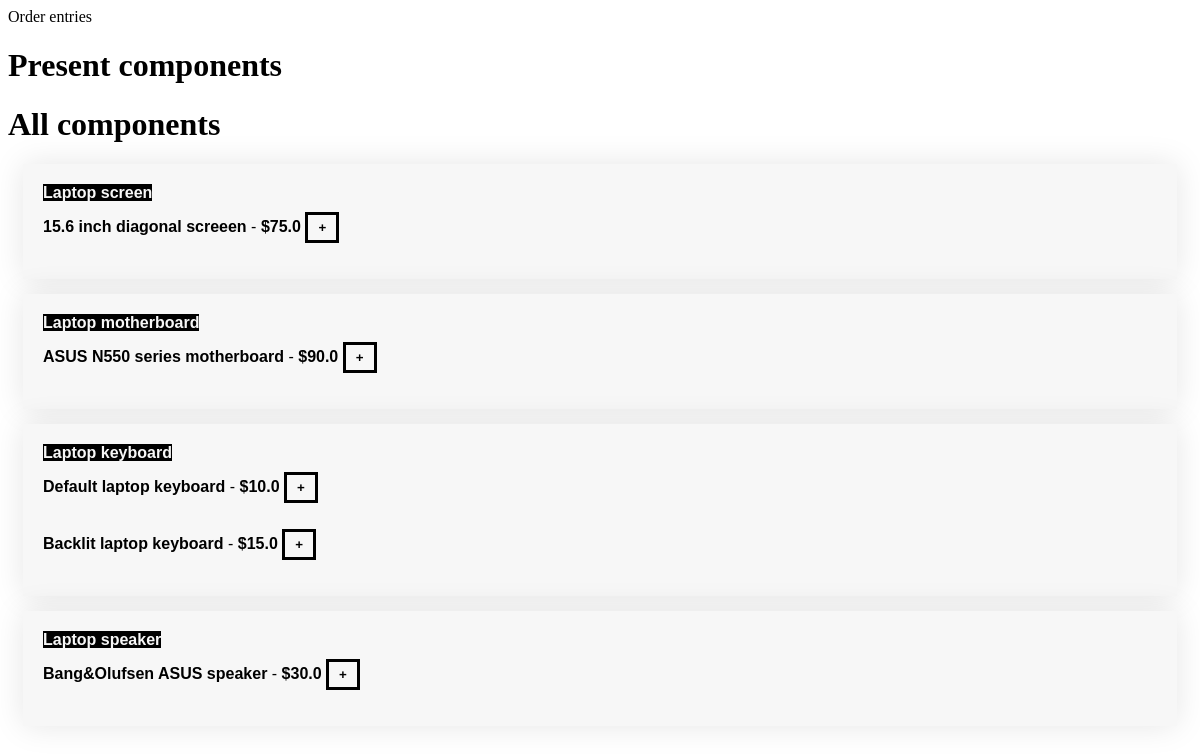
Screenshot of /master/components/ (signed in) with the database file from the repository.
### master_app/models.py (models this page shows, shortened)
class ComponentType(models.Model):
    name = models.CharField("Component name", max_length=150)
    description = models.CharField("Component description", max_length=200)
    def __str__(self):
        return self.name

class Component(models.Model):
    component_type_id = models.ForeignKey(ComponentType, on_delete=models.CASCADE)
    name = models.CharField("Component name", max_length=150)
    description = models.CharField("Component description", max_length=200)
    serial = models.CharField("Component serial number", max_length=50)
    price_in_usd = models.FloatField("Component price in USD", default=0)

### master_app/views.py (the view)
# urls.py: path('components/', views.component_list, name='component_list'),
@login_required
@user_passes_test(is_master)
def component_list(request):
    entry_id = request.POST.get('entry_id')
    component_types = ComponentType.objects.all()
    categorized_components = []
    for c_type in component_types:
        components = Component.objects.filter(component_type_id=c_type)
        categorized_components.append({
            'component_type': c_type,
            'components': components
        })
    present_components = []
    try:
        present_components = OrderEntry.objects.filter(id=entry_id).first().additional_components.all()
    except:
        pass
    return render(request, 'master_app/component_list.html',
                  {
                      'categories': categorized_components,
                      'entry_id': entry_id,
                      'present_components': present_components
                  }
                  )

### master_app/views.py (called while the page is built)
def is_master(user):
    return user.groups.filter(name="masters").exists()

### master_app/templates/master_app/component_list.html (shortened to what this page needs)
{% block main_block %}
    <h1>Present components</h1>
    <div>
    <h1>All components</h1>
        {% for category in categories %}
            {% include 'master_app/component_list_block.html' with category=category entry_id=entry_id %}
        {% endfor %}
    </div>
{% endblock %}

### master_app/templates/master_app/component_list_block.html (shortened to what this page needs)
<div class="card">
    <span style="font-weight: bold; background-color: black; color: #f7f7f7">{{ category.component_type }}</span>
    {% for component in category.components %}
        <div>
            <span style="font-weight: bold">{{ component.name }}</span>
             -
            <span style="font-weight: bold">${{ component.price_in_usd }}</span>
            <form action="{% url 'add_component' %}" method="post" style="display: inline-block">
                <button class="add" type="submit">+</button>
            </form>
        </div>
    {% endfor %}
</div>

### master_app/templates/master_app/component_list_block.html (style rules this page uses)
button.add { outline: none; padding: 5px 10px; border-radius: 0; border: 3px solid black; background-color: transparent; font-family: Consolas, sans-serif; font-weight: bold; margin-top: 10px; margin-right: 10px; transition: .2s ease-in-out; cursor: pointer; }
.card { background-color: #f7f7f7; font-family: Consolas, sans-serif; padding: 20px; margin: 0 15px 15px 15px; box-shadow: 0 0 30px rgba(0, 0, 0, .1); }

### rows the page displays
ComponentType: component_type "Laptop screen"
Component: name "15.6 inch diagonal screeen", price_in_usd "75.0"
ComponentType: component_type "Laptop motherboard"
Component: name "ASUS N550 series motherboard", price_in_usd "90.0"
ComponentType: component_type "Laptop keyboard"
Component: name "Default laptop keyboard", price_in_usd "10.0"
Component: name "Backlit laptop keyboard", price_in_usd "15.0"
ComponentType: component_type "Laptop speaker"
Component: name "Bang&Olufsen ASUS speaker", price_in_usd "30.0"
